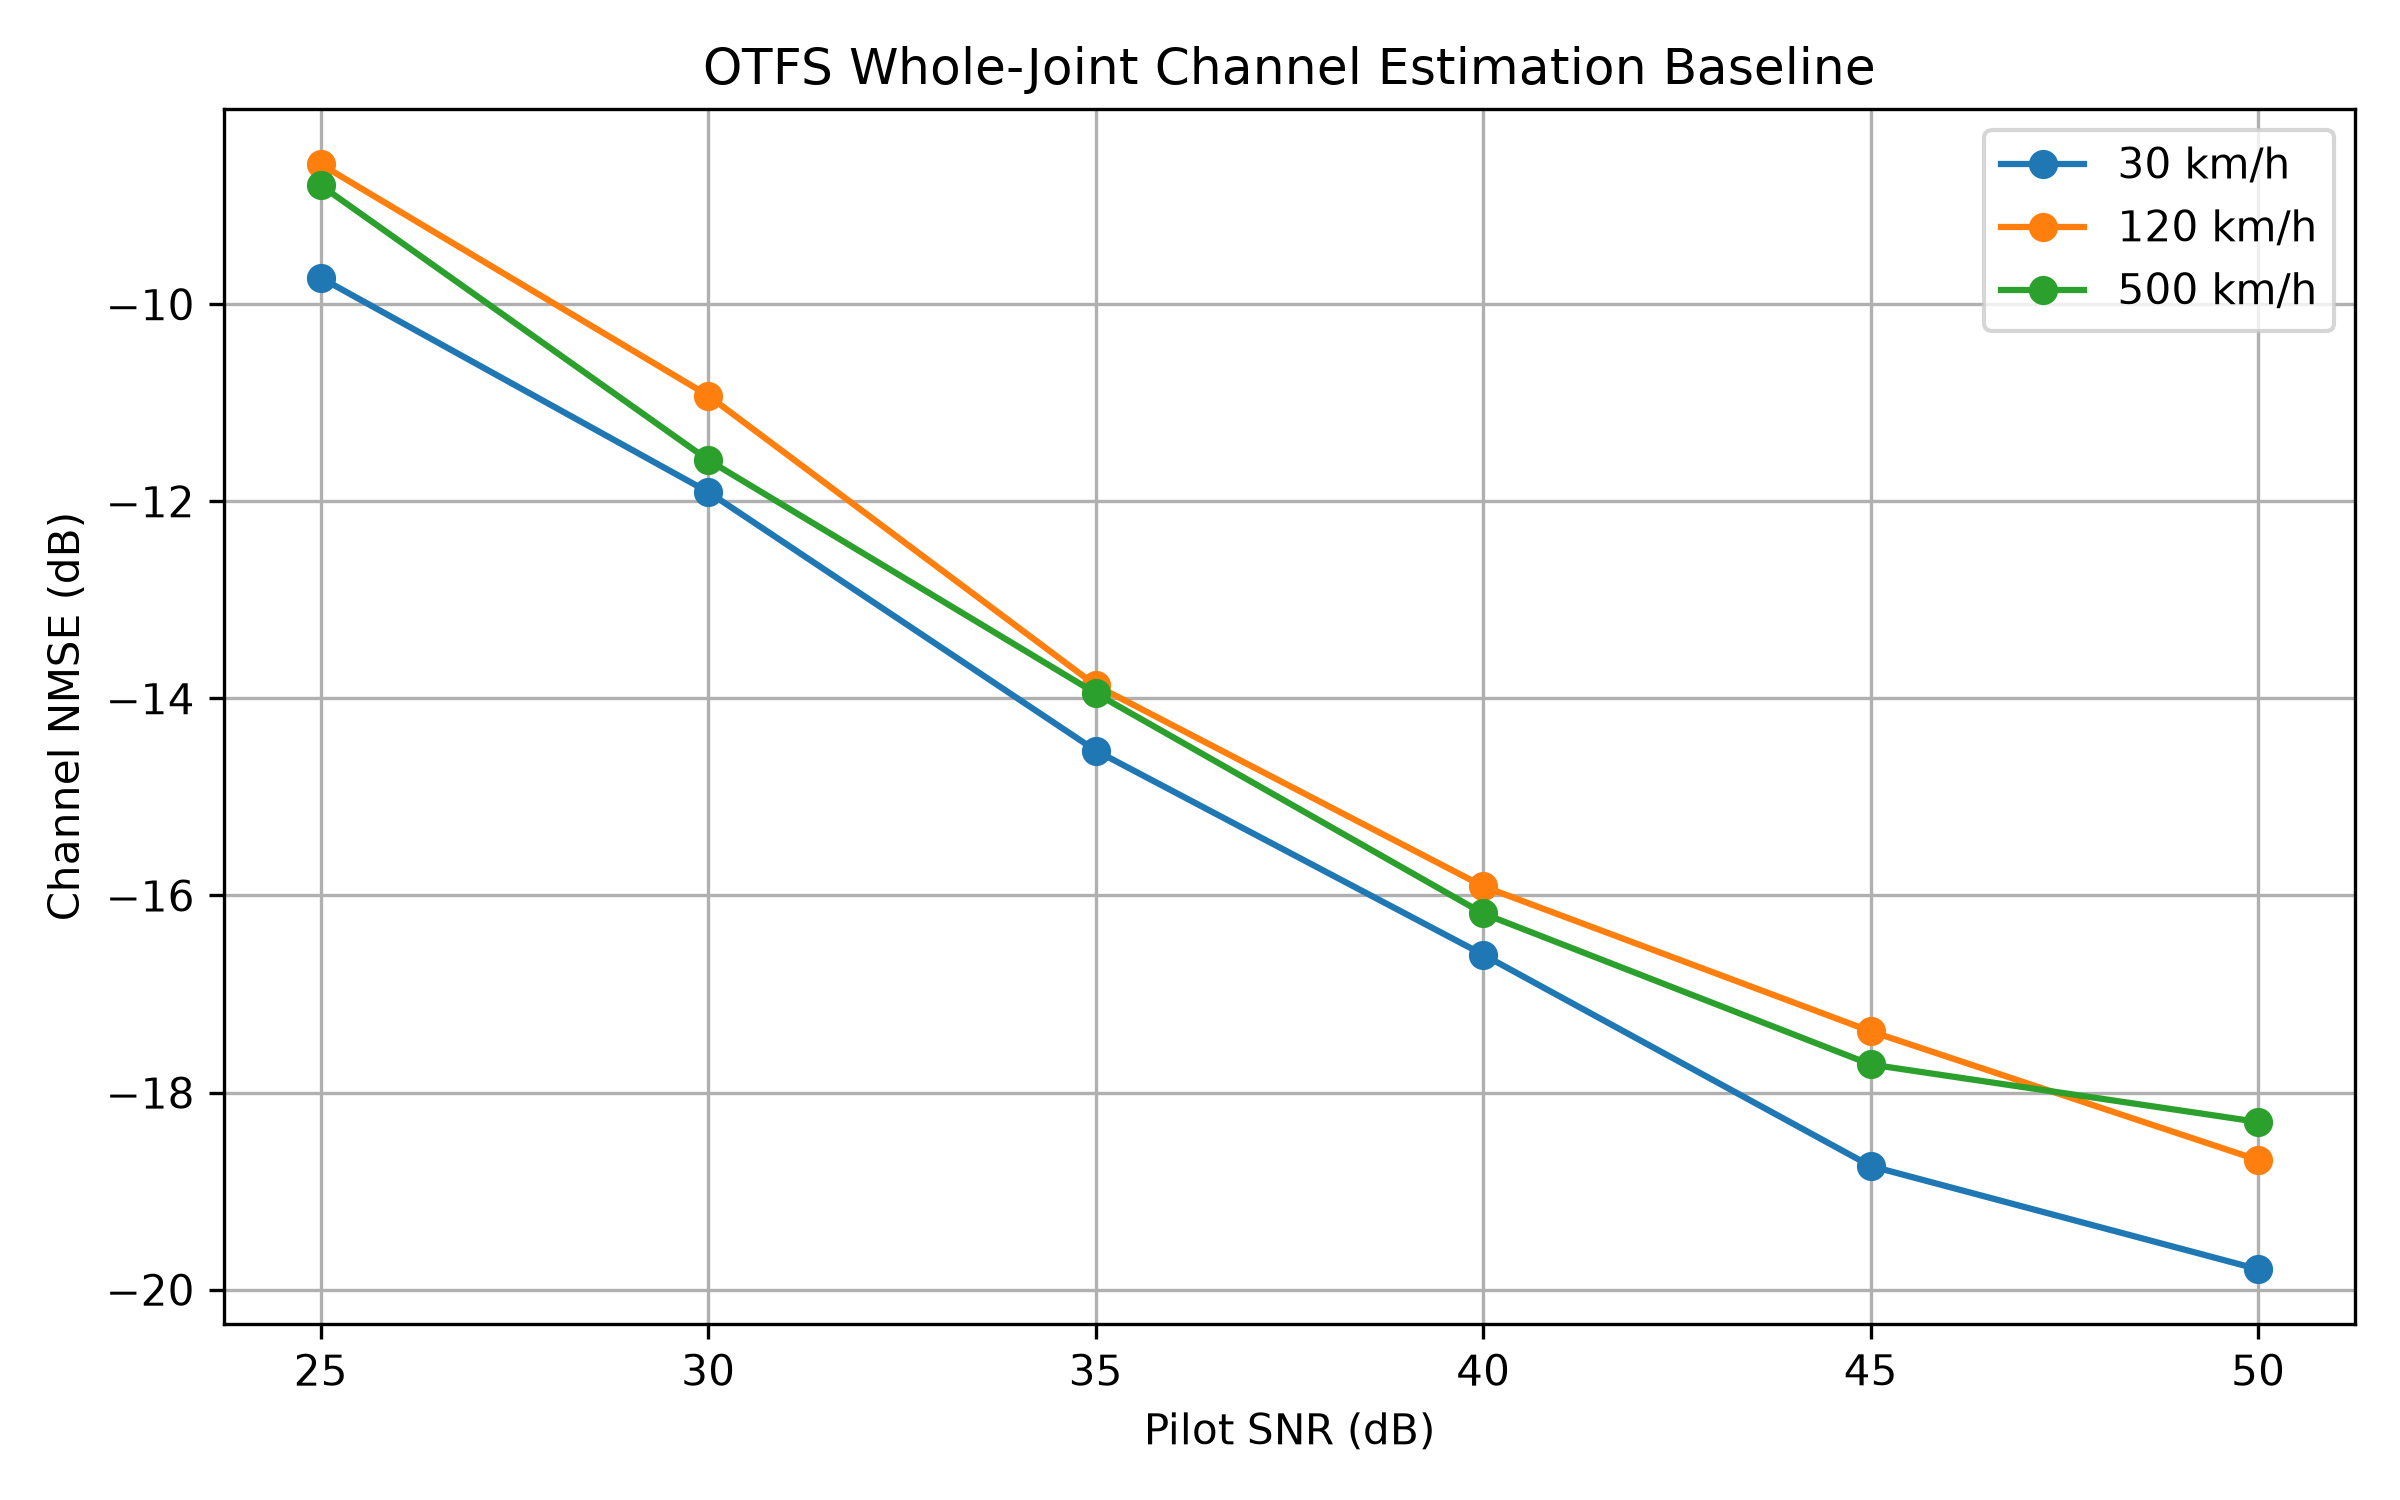

Python code for this plot:
import sys
from pathlib import Path

import matplotlib.pyplot as plt
import numpy as np


PROJECT_ROOT = Path(__file__).resolve().parents[2]
OTFS_ROOT = PROJECT_ROOT / "Phy_Mod_OTFS"

sys.path.insert(0, str(OTFS_ROOT))
sys.path.insert(0, str(PROJECT_ROOT / "src"))

from OTFS import OTFS
from OTFSResGrid import OTFSResGrid
from config import load_config


CONFIG_PATH = PROJECT_ROOT / "configs" / "experiment_v1.yaml"


def qpsk_symbols(
    num_symbols: int,
    rng: np.random.Generator,
) -> np.ndarray:
    constellation = np.array(
        [
            -1 - 1j,
            -1 + 1j,
            1 - 1j,
            1 + 1j,
        ],
        dtype=np.complex64,
    ) / np.sqrt(2.0)

    indices = rng.integers(
        0,
        len(constellation),
        size=num_symbols,
    )

    return constellation[indices]


def calculate_doppler(
    velocity_kmh: float,
    carrier_frequency_ghz: float,
    subcarrier_spacing_khz: float,
    num_doppler_bins: int,
) -> float:
    speed_mps = velocity_kmh / 3.6
    light_speed = 299792458.0

    doppler_khz = (
        speed_mps
        / light_speed
        * carrier_frequency_ghz
        * 1e6
    )

    return float(
        doppler_khz
        / (subcarrier_spacing_khz / num_doppler_bins)
    )


def calculate_num_data_symbols(config) -> int:
    M = config.otfs.M
    N = config.otfs.N

    pilot_delay_length = config.pilot.pilot_delay_length
    max_delay = config.channel.max_delay

    return int(
        M * N
        - (
            pilot_delay_length
            + max_delay
            + max_delay
        ) * N
    )


def run_experiment(
    config,
    velocity_kmh: float,
    pilot_snr_db: float,
    rng: np.random.Generator,
) -> float:
    M = config.otfs.M
    N = config.otfs.N

    carrier_frequency_ghz = (
        config.otfs.carrier_frequency_ghz
    )

    subcarrier_spacing_khz = (
        config.otfs.subcarrier_spacing_khz
    )

    num_paths = config.channel.num_paths
    max_delay = config.channel.max_delay
    force_fractional_doppler = (
        config.channel.force_fractional_doppler
    )

    pilot_delay_length = (
        config.pilot.pilot_delay_length
    )

    pilot_doppler_length = (
        config.pilot.pilot_doppler_length
    )

    data_snr_db = config.baseline.data_snr_db

    num_frames = config.baseline.num_frames

    kmax = calculate_doppler(
        velocity_kmh,
        carrier_frequency_ghz,
        subcarrier_spacing_khz,
        N,
    )

    noise_power = 10.0 ** (
        -data_snr_db / 10.0
    )

    pilot_power = (
        noise_power
        * 10.0 ** (pilot_snr_db / 10.0)
    )

    num_data_symbols = calculate_num_data_symbols(
        config
    )

    nmse_values = []

    for _ in range(num_frames):

        x_dd = qpsk_symbols(
            num_data_symbols,
            rng,
        )

        rg = OTFSResGrid(
            M,
            N,
        )

        rg.setPulse2Recta()

        rg.setPilot2Center(
            pilot_delay_length,
            pilot_doppler_length,
        )

        rg.setGuard(
            max_delay,
            max_delay,
            guard_doppl_full=True,
        )

        rg.map(
            x_dd,
            pilots_pow=pilot_power,
        )

        otfs = OTFS(
            fc=carrier_frequency_ghz,
            fq_sp=subcarrier_spacing_khz,
        )

        otfs.modulate(rg)

        otfs.setChannel(
            num_paths,
            max_delay,
            kmax,
            force_frac=force_fractional_doppler,
        )

        otfs.passChannel(
            noise_power
        )

        his, lis, kis = otfs.getCSI(
            sort_by_delay_doppler=True
        )

        rg_rx = otfs.demodulate()

        threshold = (
            3.0
            * np.sqrt(noise_power)
        )

        (
            _,
            his_est,
            lis_est,
            kis_est,
        ) = rg_rx.demap(
            isData=False,
            threshold=threshold,
        )

        h_dd = np.asarray(
            otfs.getChannel(
                his,
                lis,
                kis,
                data_only=False,
            )
        )

        true_channel_power = np.mean(
            np.abs(h_dd) ** 2
        )

        if true_channel_power <= np.finfo(float).eps:
            continue

        if (
            his_est is None
            or lis_est is None
            or kis_est is None
        ):
            nmse_linear = 1.0

        elif len(np.atleast_1d(his_est)) == 0:
            nmse_linear = 1.0

        else:
            h_dd_est = np.asarray(
                otfs.getChannel(
                    his_est,
                    lis_est,
                    kis_est,
                    data_only=False,
                )
            )

            error_power = np.mean(
                np.abs(
                    h_dd - h_dd_est
                ) ** 2
            )

            nmse_linear = (
                error_power
                / true_channel_power
            )

        nmse_db = 10.0 * np.log10(
            max(
                nmse_linear,
                np.finfo(float).eps,
            )
        )

        nmse_values.append(
            nmse_db
        )

    if not nmse_values:
        return float("nan")

    return float(
        np.mean(nmse_values)
    )


def save_results(
    output_file: Path,
    pilot_snr_values,
    velocities,
    results,
) -> None:
    columns = [
        "pilot_snr_db"
    ]

    columns.extend(
        f"nmse_{velocity}_kmh_db"
        for velocity in velocities
    )

    rows = []

    for index, pilot_snr in enumerate(
        pilot_snr_values
    ):
        row = {
            "pilot_snr_db": pilot_snr
        }

        for velocity in velocities:
            row[
                f"nmse_{velocity}_kmh_db"
            ] = results[velocity][index]

        rows.append(row)

    output_file.parent.mkdir(
        parents=True,
        exist_ok=True,
    )

    import pandas as pd

    pd.DataFrame(rows).to_csv(
        output_file,
        index=False,
    )


def save_plot(
    output_file: Path,
    pilot_snr_values,
    velocities,
    results,
) -> None:
    plt.figure(
        figsize=(8, 5)
    )

    for velocity in velocities:
        plt.plot(
            pilot_snr_values,
            results[velocity],
            marker="o",
            label=f"{velocity} km/h",
        )

    plt.xlabel(
        "Pilot SNR (dB)"
    )

    plt.ylabel(
        "Channel NMSE (dB)"
    )

    plt.title(
        "OTFS Whole-Joint Channel Estimation Baseline"
    )

    plt.grid(True)
    plt.legend()
    plt.tight_layout()

    output_file.parent.mkdir(
        parents=True,
        exist_ok=True,
    )

    plt.savefig(
        output_file,
        dpi=300,
    )

    plt.close()


def main() -> None:
    config = load_config(
        CONFIG_PATH
    )

    rng = np.random.default_rng(
        config.reproducibility.seed
    )

    M = config.otfs.M
    N = config.otfs.N

    velocities = config.channel.velocity_kmh

    pilot_snr_values = (
        config.baseline.pilot_snr_db
    )

    output_dir = (
        PROJECT_ROOT
        / config.baseline.output_dir
    )

    results_file = (
        output_dir
        / config.baseline.results_file
    )

    plot_file = (
        output_dir
        / config.baseline.plot_file
    )

    print("=" * 70)
    print(
        "OTFS WHOLE-JOINT BASELINE"
    )
    print("=" * 70)

    print(
        f"M                  : {M}"
    )

    print(
        f"N                  : {N}"
    )

    print(
        f"Carrier frequency  : "
        f"{config.otfs.carrier_frequency_ghz} GHz"
    )

    print(
        f"Subcarrier spacing : "
        f"{config.otfs.subcarrier_spacing_khz} kHz"
    )

    print(
        f"Channel paths      : "
        f"{config.channel.num_paths}"
    )

    print(
        f"Maximum delay      : "
        f"{config.channel.max_delay}"
    )

    print(
        f"Data SNR           : "
        f"{config.baseline.data_snr_db} dB"
    )

    print(
        f"Frames             : "
        f"{config.baseline.num_frames}"
    )

    print()

    print(
        "Doppler configuration"
    )

    print("-" * 70)

    for velocity in velocities:
        kmax = calculate_doppler(
            velocity,
            config.otfs.carrier_frequency_ghz,
            config.otfs.subcarrier_spacing_khz,
            N,
        )

        print(
            f"{velocity:>4} km/h"
            f" -> kmax = {kmax:.4f}"
            f" -> paths = "
            f"{config.channel.num_paths}"
        )

    print()

    results = {}

    for velocity in velocities:

        kmax = calculate_doppler(
            velocity,
            config.otfs.carrier_frequency_ghz,
            config.otfs.subcarrier_spacing_khz,
            N,
        )

        print("=" * 70)

        print(
            f"Velocity = {velocity} km/h"
        )

        print(
            f"kmax     = {kmax:.4f}"
        )

        print(
            f"Paths    = "
            f"{config.channel.num_paths}"
        )

        print("=" * 70)

        velocity_results = []

        for pilot_snr in pilot_snr_values:

            print(
                f"Pilot SNR = "
                f"{pilot_snr:>2} dB ... ",
                end="",
                flush=True,
            )

            nmse = run_experiment(
                config,
                velocity,
                pilot_snr,
                rng,
            )

            velocity_results.append(
                nmse
            )

            print(
                f"NMSE = "
                f"{nmse:.4f} dB"
            )

        results[velocity] = np.asarray(
            velocity_results
        )

    print()

    print("=" * 70)
    print("FINAL RESULTS")
    print("=" * 70)

    header = "Pilot SNR"

    for velocity in velocities:
        header += (
            f" | {velocity:>12} km/h"
        )

    print(header)
    print("-" * len(header))

    for index, pilot_snr in enumerate(
        pilot_snr_values
    ):
        row = f"{pilot_snr:>9} dB"

        for velocity in velocities:
            row += (
                f" | "
                f"{results[velocity][index]:>14.4f}"
            )

        print(row)

    save_results(
        results_file,
        pilot_snr_values,
        velocities,
        results,
    )

    save_plot(
        plot_file,
        pilot_snr_values,
        velocities,
        results,
    )

    print()

    print("=" * 70)
    print(
        "BASELINE EXPERIMENT COMPLETED"
    )
    print("=" * 70)

    print(
        f"CSV saved to:\n{results_file}"
    )

    print(
        f"Plot saved to:\n{plot_file}"
    )

    print("=" * 70)


if __name__ == "__main__":
    main()
